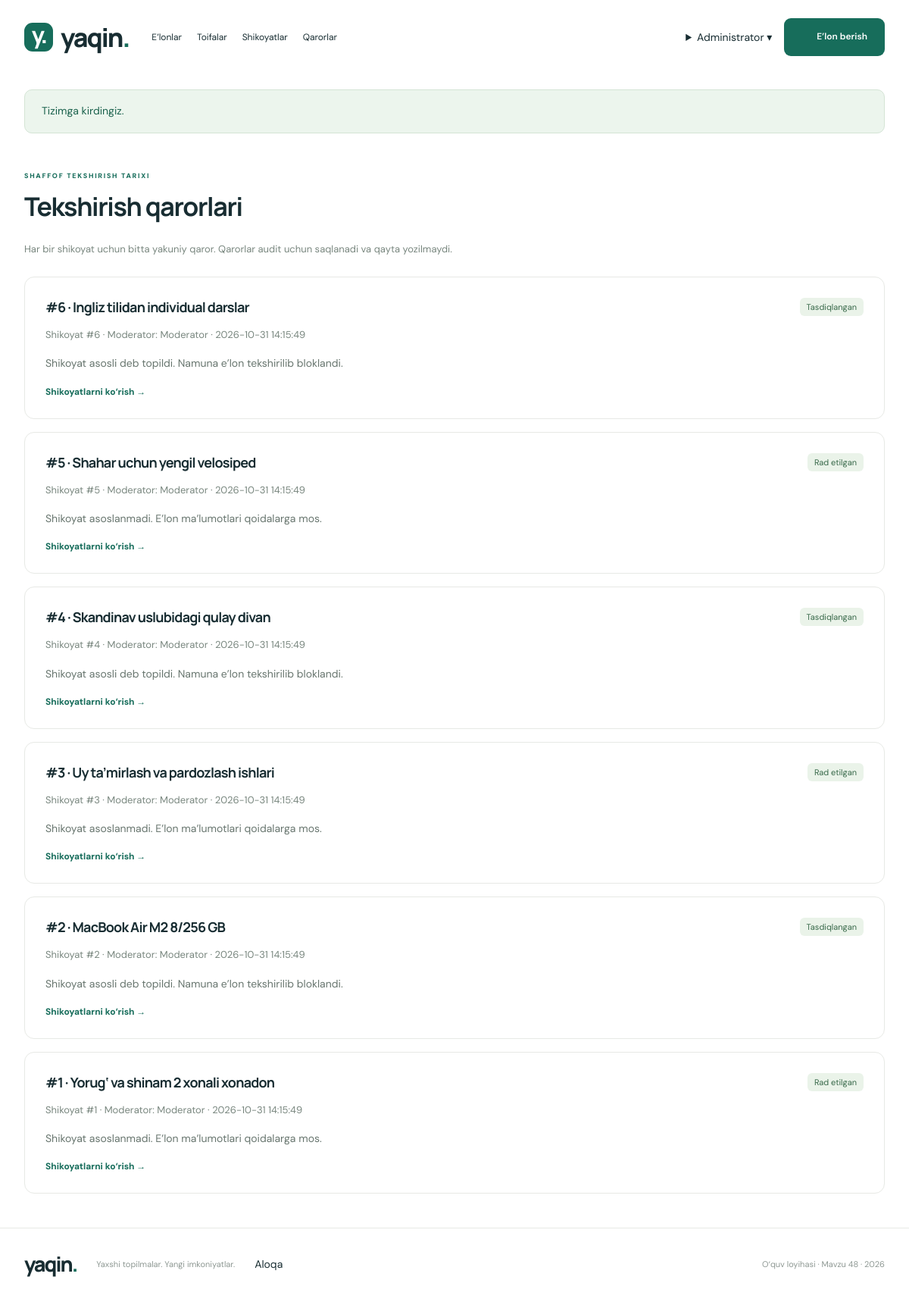
The app's page /index.php?route=decisions (signed in) with its own data.
### tables this page shows
CREATE TABLE IF NOT EXISTS users (id BIGINT UNSIGNED AUTO_INCREMENT PRIMARY KEY,name VARCHAR(80) NOT NULL,email VARCHAR(190) NOT NULL UNIQUE,password_hash VARCHAR(255) NOT NULL,role ENUM('admin','moderator','user') NOT NULL DEFAULT 'user',created_at DATETIME NOT NULL DEFAULT CURRENT_TIMESTAMP);

CREATE TABLE IF NOT EXISTS moderation_decisions (id BIGINT UNSIGNED AUTO_INCREMENT PRIMARY KEY,complaint_id BIGINT UNSIGNED NOT NULL UNIQUE,moderator_id BIGINT UNSIGNED NOT NULL,outcome ENUM('approved','rejected') NOT NULL,note TEXT NOT NULL,created_at DATETIME NOT NULL DEFAULT CURRENT_TIMESTAMP,FOREIGN KEY(complaint_id) REFERENCES complaints(id) ON DELETE RESTRICT,FOREIGN KEY(moderator_id) REFERENCES users(id) ON DELETE RESTRICT);

CREATE TABLE IF NOT EXISTS listings (id BIGINT UNSIGNED AUTO_INCREMENT PRIMARY KEY,user_id BIGINT UNSIGNED NOT NULL,category_id BIGINT UNSIGNED NOT NULL,title VARCHAR(120) NOT NULL,description TEXT NOT NULL,city VARCHAR(80) NOT NULL,price DECIMAL(14,2) NOT NULL DEFAULT 0,phone VARCHAR(25) NOT NULL,status ENUM('active','expired','blocked','archived') NOT NULL DEFAULT 'active',expires_at DATETIME NOT NULL,created_at DATETIME NOT NULL DEFAULT CURRENT_TIMESTAMP,updated_at DATETIME NOT NULL DEFAULT CURRENT_TIMESTAMP ON UPDATE CURRENT_TIMESTAMP,FOREIGN KEY(user_id) REFERENCES users(id) ON DELETE RESTRICT,FOREIGN KEY(category_id) REFERENCES categories(id) ON DELETE RESTRICT,INDEX listing_filter(category_id,city,status,expires_at),INDEX listing_owner(user_id),CHECK(price>=0));

### app/Core/Controller.php (called while the page is built, shortened)
<?php
abstract class Controller {
 protected Store $store;protected ?array $user;
 public function __construct(){ $this->store=new Store();$this->user=isset($_SESSION['uid'])?$this->store->find('users',(int)$_SESSION['uid']):null; }
 protected function view(string $view,array $data=[]):void{extract($data,EXTR_SKIP);$user=$this->user;$title=$data['title']??'Yaqin — e’lonlar va xizmatlar';ob_start();require dirname(__DIR__).'/Views/'.$view.'.php';$content=ob_get_clean();require dirname(__DIR__).'/Views/layout.php';}
}

### app/Controllers/CatalogController.php (called while the page is built, shortened)
<?php
final class CatalogController extends Controller {
 public function decisions():void{$u=$this->auth();$this->view('decisions',['title'=>'Tekshirish qarorlari','items'=>$this->store->decisions($u)]);}
}

### public/index.php (called while the page is built, shortened)
<?php
require dirname(__DIR__).'/app/Core/helpers.php';
spl_autoload_register(function($class){$prefix='App\\';if(str_starts_with($class,$prefix)){$p=dirname(__DIR__).'/app/'.str_replace('\\','/',substr($class,4)).'.php';if(is_file($p))require $p;}});
require dirname(__DIR__).'/app/Core/Controller.php';
$routes=['listings'=>['CatalogController','index'],'listing'=>['CatalogController','show'],'listing-form'=>['CatalogController','form'],'listing-save'=>['CatalogController','save'],'listing-delete'=>['CatalogController','delete'],'listing-extend'=>['CatalogController','extend'],'listing-expire'=>['CatalogController','expire'],'categories'=>['CatalogController','categories'],'category'=>['CatalogController','category'],'category-form'=>['CatalogController','categoryForm'],'category-save'=>['CatalogController','categorySave'],'category-delete'=>['CatalogController','categoryDelete'],'complaints'=>['CatalogController','complaints'],'complaint-create'=>['CatalogController','complain'],'complaint-decide'=>['CatalogController','decide'],'decisions'=>['CatalogController','decisions'],'export'=>['CatalogController','export'],'contact'=>['CatalogController','contact'],'login'=>['AuthController','login'],'register'=>['AuthController','register'],'logout'=>['AuthController','logout'],'users'=>['AuthController','users'],'user-role'=>['AuthController','role'],'files'=>['FileController','index'],'file-upload'=>['FileController','upload'],'file-delete'=>['FileController','delete'],'file-download'=>['FileController','download']];
try{$route=is_string($_GET['route']??null)?$_GET['route']:'listings';if(!isset($routes[$route]))throw new App\Core\HttpError(404,'Bunday sahifa topilmadi.');[$class,$action]=$routes[$route];$class='App\\Controllers\\'.$class;(new $class())->$action();}
catch(Throwable $ex){$code=$ex instanceof App\Core\HttpError?$ex->status:500;http_response_code($code);if($code===405)header('Allow: POST');if($code===500)error_log('Request failed: '.$ex::class.' code '.$ex->getCode());$title='So‘rov bajarilmadi';$message=$code===500?'Texnik xato yuz berdi. Sozlamalar va baza ulanishini tekshiring.':$ex->getMessage();$user=null;ob_start();require dirname(__DIR__).'/app/Views/error.php';$content=ob_get_clean();require dirname(__DIR__).'/app/Views/layout.php';}

### app/Models/Store.php (called while the page is built, shortened)
<?php
final class Store {
 public PDO $db;
 public function __construct(){$this->db=Database::connection();}
 public function run(string $sql,array $values=[]):\PDOStatement{$q=$this->db->prepare($sql);$q->execute($values);return $q;}
 public function find(string $table,int $id):?array{if(!in_array($table,['users','categories','complaints','attachments'],true))throw new \LogicException('Invalid table');return $this->run("SELECT * FROM $table WHERE id=?",[$id])->fetch()?:null;}
 public function decisions(array $user):array{$w=$user['role']==='user'?' WHERE c.user_id=? OR l.user_id=?':'';$p=$user['role']==='user'?[$user['id'],$user['id']]:[];return $this->run('SELECT d.*,c.listing_id,l.title,m.name moderator FROM moderation_decisions d JOIN complaints c ON c.id=d.complaint_id JOIN listings l ON l.id=c.listing_id JOIN users m ON m.id=d.moderator_id'.$w.' ORDER BY d.id DESC',$p)->fetchAll();}
}

### config/config.php (called while the page is built, shortened)
<?php
return ['db'=>['host'=>getenv('DB_HOST')?:'127.0.0.1','port'=>getenv('DB_PORT')?:'3306','name'=>getenv('DB_NAME')?:'yaqin_course','user'=>getenv('DB_USER')?:'root','pass'=>getenv('DB_PASS')?:''], 'smtp'=>['host'=>getenv('SMTP_HOST')?:'127.0.0.1','port'=>(int)(getenv('SMTP_PORT')?:1025),'from'=>getenv('SMTP_FROM')?:'noreply@yaqin.test','to'=>getenv('SMTP_TO')?:'admin@yaqin.test']];

### app/Core/Database.php (called while the page is built, shortened)
<?php
final class Database {
 public static function connection():PDO { if(self::$pdo)return self::$pdo;$c=(require dirname(__DIR__,2).'/config/config.php')['db'];return self::$pdo=new PDO("mysql:host={$c['host']};port={$c['port']};dbname={$c['name']};charset=utf8mb4",$c['user'],$c['pass'],[PDO::ATTR_ERRMODE=>PDO::ERRMODE_EXCEPTION,PDO::ATTR_DEFAULT_FETCH_MODE=>PDO::FETCH_ASSOC,PDO::ATTR_EMULATE_PREPARES=>false]); }
}

### app/Views/decisions.php (the view)
<section class="page"><div class="eyebrow small">SHAFFOF TEKSHIRISH TARIXI</div><h1>Tekshirish qarorlari</h1><p class="muted">Har bir shikoyat uchun bitta yakuniy qaror. Qarorlar audit uchun saqlanadi va qayta yozilmaydi.</p><div class="stack"><?php foreach($items as $x):?><article class="panel"><div class="section-heading"><h2>#<?=$x['id']?> · <?=e($x['title'])?></h2><span class="status"><?=status_label($x['outcome'])?></span></div><p class="muted">Shikoyat #<?=$x['complaint_id']?> · Moderator: <?=e($x['moderator'])?> · <?=e($x['created_at'])?></p><p class="detail-description"><?=e($x['note'])?></p><a class="text-button" href="<?=url('complaints')?>">Shikoyatlarni ko‘rish →</a></article><?php endforeach?><?php if(!$items):?><div class="empty">Hozircha qaror yo‘q.</div><?php endif?></div></section>

### app/Views/layout.php (shortened to what this page needs)
<!doctype html><html lang="uz"><head><link rel="stylesheet" href="assets/styles.css"><link rel="stylesheet" href="assets/app.css"></head><body><header class="header"><a class="brand" href="<?=url()?>"><span class="brand-icon">y.</span>yaqin<span class="brand-dot">.</span></a><nav aria-label="Asosiy"><a href="<?=url()?>">E’lonlar</a><a href="<?=url('categories')?>">Toifalar</a><a href="<?=url('complaints')?>">Shikoyatlar</a><a href="<?=url('decisions')?>">Qarorlar</a></nav><div class="header-actions"><?php if($user):?><details class="account"><summary><?=e($user['name'])?> ▾</summary></details><?php else:?><a href="<?=url('login')?>">Kirish</a><?php endif?><a class="primary" href="<?=url('listing-form')?>"><?=icon('plus')?>E’lon berish</a></div></header><main><?php if(isset($_SESSION['flash'])):?><div class="notice" role="status"><?=e($_SESSION['flash'])?></div><?php endif?><?=$content?></main><footer><a class="brand" href="<?=url()?>">yaqin<span class="brand-dot">.</span></a><p>Yaxshi topilmalar. Yangi imkoniyatlar.</p><a href="<?=url('contact')?>">Aloqa</a><span>O‘quv loyihasi · Mavzu 48 · 2026</span></footer></body></html>

### public/assets/styles.css (style rules this page uses)
:root { --ink:#182d32;--muted:#798384;--green:#176d5b;--cream:#f6f5ef;--line:#e7e9e5 }
* { box-sizing:border-box }
html { scroll-behavior:smooth }
body { margin:0;background:#fff;color:var(--ink);font-family:'DM Sans',Arial,sans-serif;font-size:14px }
button,a,select { -webkit-tap-highlight-color:transparent }
button,a,input,select,textarea { outline-offset:4px }
a { color:inherit;text-decoration:none }
.header,main,footer { max-width:1240px;margin:auto }
.header { height:98px;display:flex;align-items:center;gap:65px;padding:0 32px }
.brand { display:flex;align-items:center;font-size:34px;letter-spacing:-2px;font-family:Manrope,sans-serif;font-weight:800 }
.brand-icon { background:var(--green);color:white;border-radius:11px;width:38px;height:38px;margin-right:10px;text-align:center;font-size:30px;line-height:32px;letter-spacing:-3px }
.brand-dot { color:var(--green) }
nav { display:flex;gap:32px;height:100%;align-items:center }
.header-actions { margin-left:auto;display:flex;align-items:center;gap:28px }
.primary { background:var(--green);color:#fff;border-radius:9px;padding:15px 23px;font-weight:600;min-height:48px }
.eyebrow { display:flex;align-items:center;gap:8px;letter-spacing:2px;font-size:10px;font-weight:800;color:var(--green) }
h1,h2,h3 { font-family:Manrope,Arial,sans-serif }
h1 { font-size:49px;line-height:1.17;letter-spacing:-2.5px;margin:17px 0 }
.section-heading { display:flex;justify-content:space-between;align-items:center;gap:20px }
h2 { font-size:23px;letter-spacing:-.8px;margin:0 }
.text-button { color:var(--green);background:none;font-size:12px;font-weight:700 }
.small { font-size:9px;margin-bottom:8px;letter-spacing:1.7px }
footer { border-top:1px solid var(--line);padding:28px 32px 40px;display:flex;align-items:center;gap:26px }
footer .brand { font-size:27px }
footer p,footer>span { font-size:11px;color:#8e9893 }
footer>span { margin-left:auto }
.detail-description { white-space:pre-wrap;line-height:1.8;color:#68766f }

### public/assets/app.css (style rules this page uses)
.header { gap:30px }
.header nav { gap:20px }
.header nav a { font-size:12px }
.header-actions { gap:16px }
.header-actions a.primary { font-size:12px }
.account { position:relative }
.account summary { cursor:pointer }
.notice { padding:16px 22px;margin:20px 32px;background:#ecf5ed;color:#1b624d;border:1px solid #d4e4d5;border-radius:10px;line-height:1.7 }
.page { padding:30px 32px 45px;min-height:45vh }
.page h1 { font-size:34px;letter-spacing:-1.4px;margin:15px 0 24px }
.panel { padding:27px;border:1px solid var(--line);border-radius:13px;background:white }
.muted { color:#79877f;line-height:1.8;font-size:13px }
.detail-description { white-space:pre-wrap;overflow-wrap:anywhere }
.status { background:#eaf3e9;color:#376849;padding:5px 9px;border-radius:6px;font-size:11px;white-space:nowrap }
.stack { display:grid;gap:17px;margin-top:25px }
.stack h2 { font-size:18px }
body { overflow-wrap:break-word }

### records on screen
users: name "Administrator"
moderation_decisions: id "6", listings.title "Ingliz tilidan individual darslar", outcome "Tasdiqlangan", complaint "6", moderator.name "Moderator", created_at "2026-10-31 14:15:49", note "Shikoyat asosli deb topildi. Namuna e’lon tekshirilib bloklandi."
moderation_decisions: id "5", listings.title "Shahar uchun yengil velosiped", outcome "Rad etilgan", complaint "5", moderator.name "Moderator", created_at "2026-10-31 14:15:49", note "Shikoyat asoslanmadi. E’lon ma’lumotlari qoidalarga mos."
moderation_decisions: id "4", listings.title "Skandinav uslubidagi qulay divan", outcome "Tasdiqlangan", complaint "4", moderator.name "Moderator", created_at "2026-10-31 14:15:49", note "Shikoyat asosli deb topildi. Namuna e’lon tekshirilib bloklandi."
moderation_decisions: id "3", listings.title "Uy ta’mirlash va pardozlash ishlari", outcome "Rad etilgan", complaint "3", moderator.name "Moderator", created_at "2026-10-31 14:15:49", note "Shikoyat asoslanmadi. E’lon ma’lumotlari qoidalarga mos."
moderation_decisions: id "2", listings.title "MacBook Air M2 8/256 GB", outcome "Tasdiqlangan", complaint "2", moderator.name "Moderator", created_at "2026-10-31 14:15:49", note "Shikoyat asosli deb topildi. Namuna e’lon tekshirilib bloklandi."
moderation_decisions: id "1", listings.title "Yorug‘ va shinam 2 xonali xonadon", outcome "Rad etilgan", complaint "1", moderator.name "Moderator", created_at "2026-10-31 14:15:49", note "Shikoyat asoslanmadi. E’lon ma’lumotlari qoidalarga mos."

### other values on screen
$_SESSION['flash'] "Tizimga kirdingiz."
